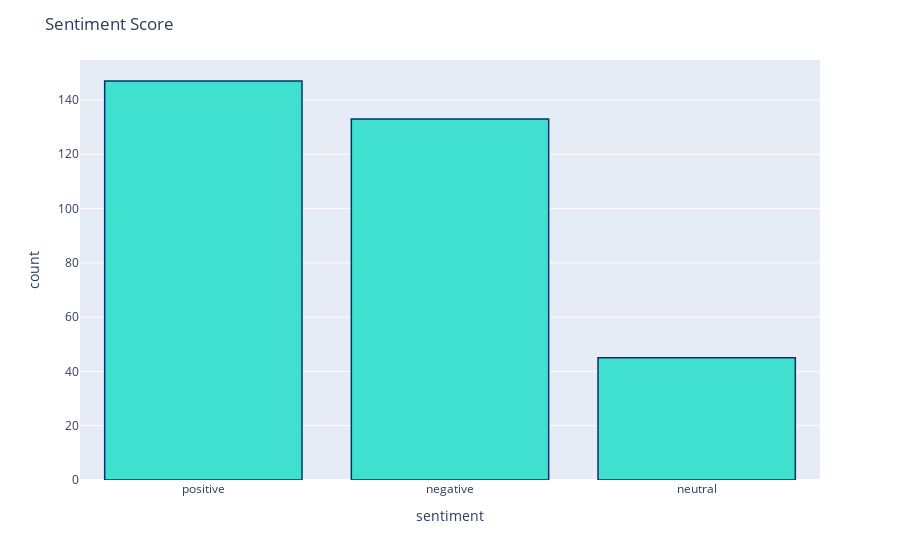

The cell this chart's notebook holds for it:
### Code cell
fig = px.histogram(wsb, x = "sentiment")
fig.update_traces(marker_color="turquoise",marker_line_color='rgb(8,48,107)',
                  marker_line_width=1.5)
fig.update_layout(title_text='Sentiment Score')
fig.show()

### Figure 1 — Plotly figure (JSON) as saved in the notebook; plotly's stock layout.template omitted (floating-point values rounded to 4 significant figures; data arrays with more than 128 entries replaced by an {"elided": "..."} marker saying what was removed)
{"data": [{"alignmentgroup": "True", "bingroup": "x", "hovertemplate": "sentiment=%{x}<br>count=%{y}<extra></extra>", "legendgroup": "", "marker": {"color": "turquoise", "line": {"color": "rgb(8,48,107)", "width": 1.5}, "pattern": {"shape": ""}}, "name": "", "offsetgroup": "", "orientation": "v", "showlegend": false, "type": "histogram", "x": {"elided": "325 str values"}, "xaxis": "x", "yaxis": "y"}], "layout": {"barmode": "relative", "legend": {"tracegroupgap": 0}, "margin": {"t": 60}, "title": {"text": "Sentiment Score"}, "xaxis": {"anchor": "y", "domain": [0, 1], "title": {"text": "sentiment"}}, "yaxis": {"anchor": "x", "domain": [0, 1], "title": {"text": "count"}}}}
